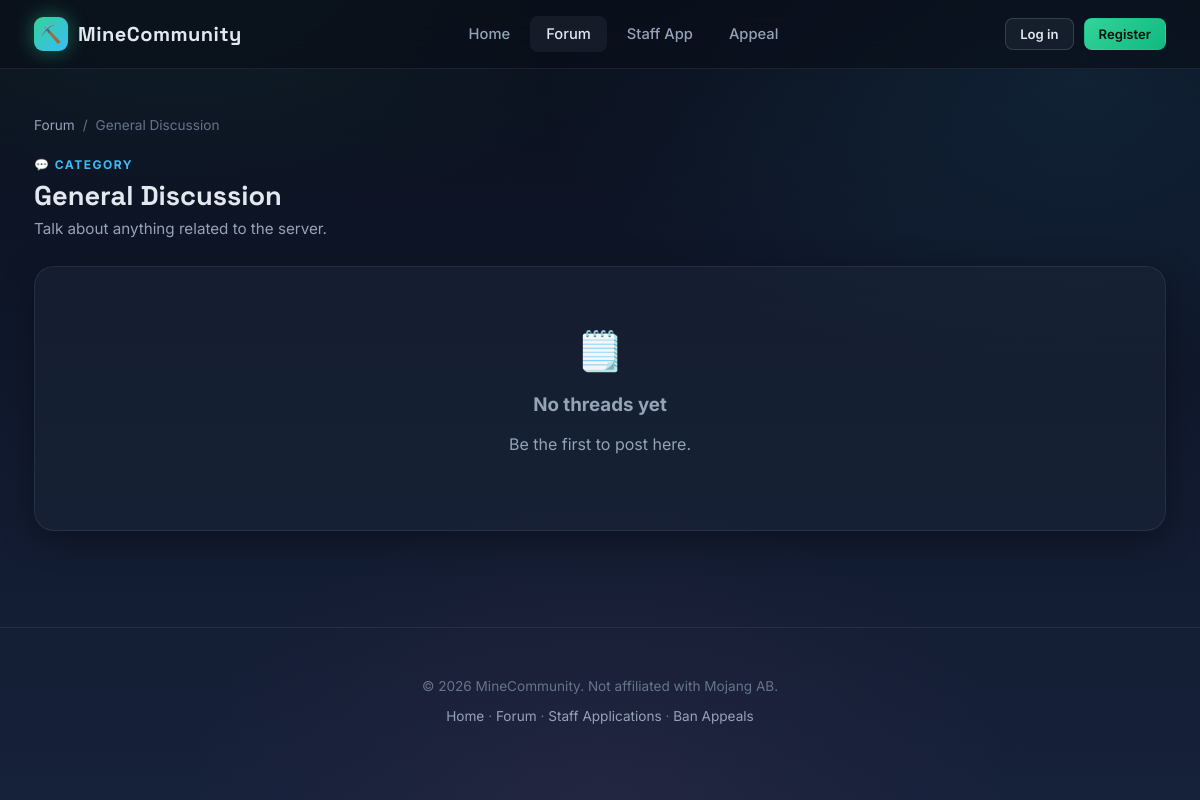
Screenshot of /index.php?page=category&slug=general with the database file from the repository.
### tables this page shows
CREATE TABLE IF NOT EXISTS categories (
    id              INT UNSIGNED AUTO_INCREMENT PRIMARY KEY,
    slug            VARCHAR(64)  NOT NULL UNIQUE,
    name            VARCHAR(100) NOT NULL,
    description     VARCHAR(255) DEFAULT NULL,
    icon            VARCHAR(10)  DEFAULT '📁',    
    is_private      TINYINT(1)   NOT NULL DEFAULT 0,  
    sort_order      INT UNSIGNED NOT NULL DEFAULT 0,
    created_at      TIMESTAMP NOT NULL DEFAULT CURRENT_TIMESTAMP
);

### includes/auth.php (called while the page is built, shortened)
<?php
function e(?string $str): string {
    return htmlspecialchars($str ?? '', ENT_QUOTES, 'UTF-8');
}

### pages/category.php (the view, shortened to what this page needs)
<?php
$slug = $_GET['slug'] ?? '';
$stmt = $pdo->prepare('SELECT * FROM categories WHERE slug = ? LIMIT 1');
$stmt->execute([$slug]);
$category = $stmt->fetch();
$user = current_user();
if ($category['is_private']) {
    require_login();
    if (is_staff()) {
        $stmt = $pdo->prepare('
            SELECT t.*, u.username
            FROM threads t JOIN users u ON u.id = t.user_id
            WHERE t.category_id = ?
            ORDER BY t.is_pinned DESC, t.created_at DESC
        ');
        $stmt->execute([$category['id']]);
    } else {
        $stmt = $pdo->prepare('
            SELECT t.*, u.username
            FROM threads t JOIN users u ON u.id = t.user_id
            WHERE t.category_id = ? AND t.user_id = ?
            ORDER BY t.created_at DESC
        ');
        $stmt->execute([$category['id'], $user['id']]);
    }
} else {
    $stmt = $pdo->prepare('
        SELECT t.*, u.username
        FROM threads t JOIN users u ON u.id = t.user_id
        WHERE t.category_id = ? AND t.is_private = 0
        ORDER BY t.is_pinned DESC, t.created_at DESC
    ');
    $stmt->execute([$category['id']]);
}
$threads = $stmt->fetchAll();
?>
<div class="breadcrumb">
    <a href="/index.php?page=forum">Forum</a> <span>/</span> <span><?= e($category['name']) ?></span>
</div>
<div class="section-head">
    <div>
        <span class="eyebrow"><?= e($category['icon']) ?> Category</span>
        <h2><?= e($category['name']) ?></h2>
        <p><?= e($category['description']) ?></p>
    </div>
</div>
<div class="glass" style="overflow:hidden;">
<?php if (empty($threads)): ?>
    <div class="empty-state">
        <div class="icon">🗒️</div>
        <h3>No threads yet</h3>
        <p>Be the first to post here.</p>
    </div>
<?php endif; ?>
</div>

### assets/css/style.css (style rules this page uses)
:root { --bg-deep: #0a0e1a; --bg-base: #0f172a; --bg-mid: #16213a; --bg-panel: #1e293b; --border-soft: rgba(148, 163, 184, 0.12); --border-glow: rgba(148, 163, 184, 0.25); --emerald: #34d399; --emerald-glow: rgba(52, 211, 153, 0.45); --diamond: #38bdf8; --diamond-glow: rgba(56, 189, 248, 0.45); --pink: #f472b6; --pink-glow: rgba(244, 114, 182, 0.45); --amber: #fbbf24; --red: #f87171; --text-hi: #e2e8f0; --text-mid: #94a3b8; --text-low: #64748b; --radius-lg: 20px; --radius-md: 14px; --radius-sm: 8px; --shadow-soft: 0 8px 32px rgba(0, 0, 0, 0.35); --font-display: 'Space Grotesk', 'Segoe UI', system-ui, sans-serif; --font-body: 'Inter', 'Segoe UI', system-ui, sans-serif; }
* { box-sizing: border-box; }
html { scroll-behavior: smooth; }
body { margin: 0; min-height: 100vh; font-family: var(--font-body); color: var(--text-hi); background: radial-gradient(ellipse 900px 500px at 15% -10%, rgba(52, 211, 153, 0.10), transparent 60%), radial-gradient(ellipse 900px 500px at 90% 10%, rgba(56, 189, 248, 0.10), transparent 60%), radial-gradient(ellipse 700px 500px at 50% 100%, rgba(244, 114, 182, 0.06), transparent 60%), linear-gradient(180deg, var(--bg-deep) 0%, var(--bg-base) 40%, var(--bg-mid) 100%); background-attachment: fixed; }
a { color: inherit; text-decoration: none; }
.glass { background: rgba(30, 41, 59, 0.45); backdrop-filter: blur(18px) saturate(140%); -webkit-backdrop-filter: blur(18px) saturate(140%); border: 1px solid var(--border-soft); border-radius: var(--radius-lg); box-shadow: var(--shadow-soft); }
.section-head { display: flex; align-items: flex-end; justify-content: space-between; margin-bottom: 28px; flex-wrap: wrap; gap: 12px; }
.section-head h2 { font-family: var(--font-display); font-size: 1.7rem; margin: 0; }
.section-head p { color: var(--text-mid); margin: 6px 0 0; font-size: 0.95rem; }
.eyebrow { font-size: 0.75rem; text-transform: uppercase; letter-spacing: 1.5px; color: var(--diamond); font-weight: 700; margin-bottom: 6px; display: block; }
.breadcrumb { display: flex; gap: 8px; align-items: center; font-size: 0.85rem; color: var(--text-low); margin-bottom: 24px; flex-wrap: wrap; }
.breadcrumb a { color: var(--text-mid); }
.empty-state { text-align: center; padding: 60px 20px; color: var(--text-mid); }
.empty-state .icon { font-size: 2.4rem; margin-bottom: 14px; }

### rows the page displays
categories: name "General Discussion", icon "💬", description "Talk about anything related to the server."

### other values shown
SERVER_NAME "MineCommunity"
